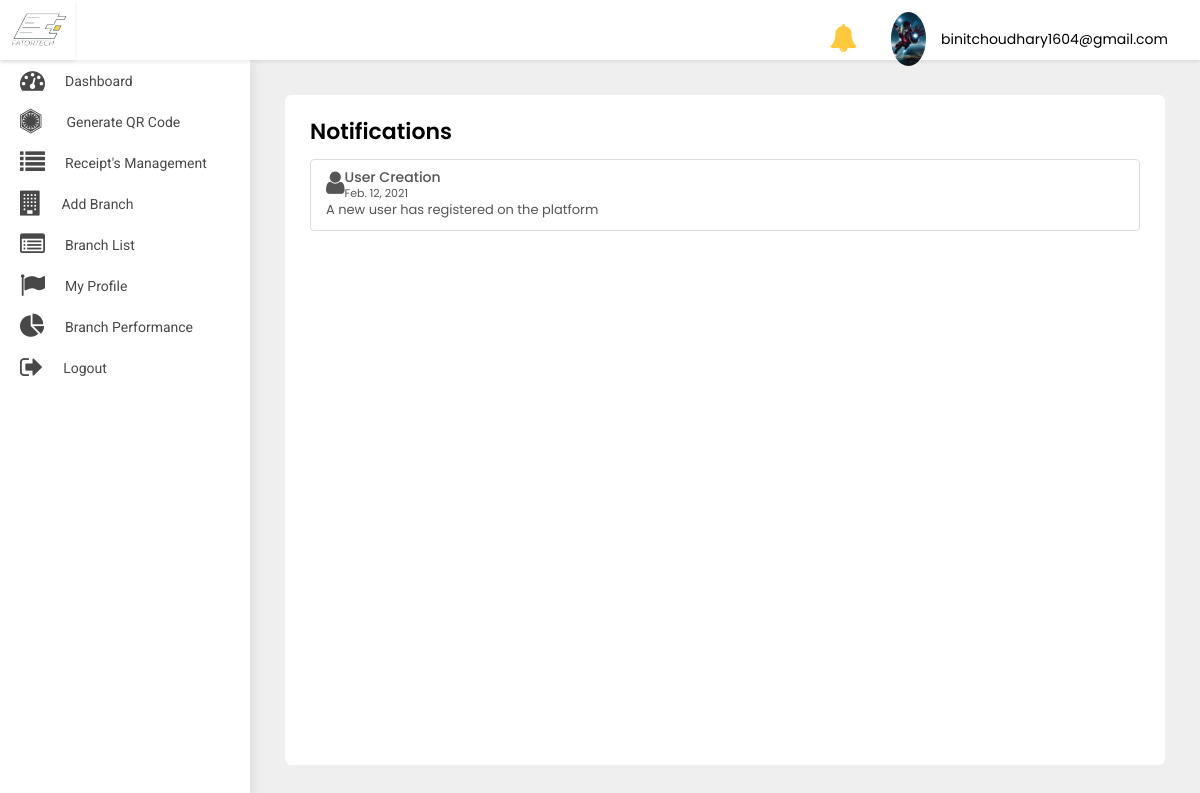
Page /merchant/notification/ (signed in) on the committed database.
### src/models.py (models this page shows)
class User(AbstractBaseUser, PermissionsMixin):
    first_name = models.CharField(default='first name', max_length=100)
    last_name = models.CharField(default='', max_length=100, null=True, blank=True)
    email = models.CharField(default='', max_length=255, unique=True)
    country_code = models.CharField(default='+91', max_length=10)
    phone_number = models.CharField(default='', max_length=18)
    profile_pic = models.ImageField(default='default_profile.png', null=True, blank=True)
    device_token = models.CharField(default='', max_length=500, null=True, blank=True)
    password = models.CharField(default='', max_length=100)
    confirm_password = models.CharField(default='', max_length=100)
    is_merchant = models.BooleanField(default=False)
    is_subadmin = models.BooleanField(default=False)
    created_at = models.DateTimeField(auto_now_add=True)
    is_active = models.BooleanField(default=True)
    is_staff = models.BooleanField(default=False)
    can_manage_merchant = models.BooleanField(default=False)
    can_manage_category = models.BooleanField(default=False)
    can_manage_branch = models.BooleanField(default=False)
    can_manage_receipts = models.BooleanField(default=False)
    can_manage_dashboard = models.BooleanField(default=False)
    objects = UserManager()
    USERNAME_FIELD = 'email'
    class Meta:
        ordering = ('-created_at',)

class UserNotification(models.Model):
    to = models.ForeignKey(User, on_delete=models.CASCADE)
    title = models.CharField(default='title', max_length=200)
    title_in_arabic = models.CharField(default='title', max_length=200)
    body = models.CharField(default='body', max_length=200)
    body_in_arabic = models.CharField(default='body', max_length=200)
    read = models.BooleanField(default=False)
    created_at = models.DateTimeField(auto_now_add=True)
    class Meta:
        ordering = ('-created_at',)

### merchant/views.py (the view)
# urls.py: path('notification/', NotificationView.as_view(), name='notification'),
class NotificationView(LoginRequiredMixin, ListView):
    model = UserNotification
    template_name = 'merchant-notification.html'
    login_url = 'merchant:login'

### merchant/templates/merchant-notification.html (shortened to what this page needs)
{% extends 'base-merchant.html' %}
{% block body %}
<div class="WrapperArea">
    <div class="WrapperBox">
        <div class="Small-Wrapper">
            <h4 class="Title">Notifications</h4>
            <div class="NotificationList">
                {% for object in object_list %}
                {% if object.to.is_superuser %}
                <div class="list-group">
                    <a class="list-group-item list-group-item-action flex-column align-items-start">
                        {% if object.title == 'User Creation' %}
                        <figure class="pull-left"><i class="fa  fa-user fa-2x" aria-hidden="true"></i></figure>
                        {% elif object.title == 'Password Changed' %}
                        <figure class="pull-left"><i class="fa  fa-lock fa-2x" aria-hidden="true"></i></figure>
                        {% elif object.title == 'Phone number Update' %}
                        <figure class="pull-left"><i class="fa  fa-phone fa-2x" aria-hidden="true"></i></figure>
                        {% elif object.title == 'Payment' %}
                        <figure class="pull-left"><i class="fa  fa-money fa-2x" aria-hidden="true"></i></figure>
                        {% elif object.title == 'Profile Update' %}
                        <figure class="pull-left"><i class="fa  fa-user fa-2x" aria-hidden="true"></i></figure>
                        {% else %}
                        <figure class="pull-left ml-5"><i class="fa  fa-shopping-cart fa-2x" aria-hidden="true"></i>
                        </figure>
                        {% endif %}
                        <div class="msg-right">
                            <div class="d-flex w-100 justify-content-between">
                                <h5 class="mb-1">{{object.title}}</h5>
                                <small>{{object.created_at|date:'M. d, Y'}}</small>
                            </div>
                            <p class="mb-1"> {{object.body}}</p>
                        </div>
                    </a>
                </div>
                {% endif %}
                {% endfor %}
            </div>
        </div>
    </div>
</div>
{% endblock body %}

### merchant/templates/base-merchant.html (shortened to what this page needs)
{% load static %}
<head>
    <link type="text/css" rel="stylesheet" href="{% static 'adminpanel/css/style.css' %}">
    <link rel="stylesheet" href="{% static 'adminpanel/css/media.css' %}">
</head>
<body>
<div class="Header">
    <div class="Logo">
        <img src="{% static 'adminpanel/images/logo.jpg' %}">
    </div>
    <div class="Navigation">
        <div class="header-notifications">
            <a href="{% url 'merchant:notification' %}">
                <i class="fa fa-bell fa-2x" aria-hidden="true"></i>
            </a>
        </div>
        <div class="Avater">
            <a href="javascript:void(0);">
                <figure><img src="{{user.profile_pic.url}}"></figure>
                {{user}} </a>
        </div>
    </div>
</div>
<div class="SidenavBar">
    <ul>
        <li class="nav-item nav-link {% if request.resolver_match.view_name  == 'merchant:dashboard' %}active{% endif %}">
            <a href="{% url 'merchant:dashboard'  %}">
                <span><i class="fa fa-tachometer"></i></span> Dashboard
            </a>
        </li>
        <li class="nav-item nav-link {% if request.resolver_match.view_name  == 'merchant:create-order' %}active{% endif %}">
            <a href="{% url 'merchant:create-order'  %}">
                <span><i class="fa fa-first-order"></i></span>Generate QR Code
            </a>
        </li>
        <li class="nav-item nav-link {% if request.resolver_match.view_name  == 'merchant:order-list' %}active{% endif %}">
            <a href="{% url 'merchant:order-list'  %}">
                <span><i class="fa fa-list"></i></span> Receipt's Management
            </a>
        </li>
        <li class="nav-item nav-link {% if request.resolver_match.view_name  == 'merchant:add-branch' %}active{% endif %}">
            <a href="{% url 'merchant:add-branch'  %}">
                <span><i class="fa fa-building"></i></span> Add Branch
            </a>
        </li>
        <li class="nav-item nav-link {% if request.resolver_match.view_name  == 'merchant:branch-list' %}active{% endif %}">
            <a href="{% url 'merchant:branch-list'  %}">
                <span><i class="fa fa fa-list-alt"></i></span>Branch List
            </a>
        </li>
        <li class="nav-item nav-link {% if request.resolver_match.view_name  == 'merchant:profile' %}active{% endif %}">
            <a href="{% url 'merchant:profile'  %}">
                <span><i class="fa fa-flag"></i></span> My Profile
            </a>
        </li>
        <li class="nav-item nav-link {% if request.resolver_match.view_name  == 'merchant:branch-performance' %}active{% endif %}">
            <a href="{% url 'merchant:branch-performance'  %}">
                <span><i class="fa fa-pie-chart"></i></span> Branch Performance
            </a>
        </li>
        <li class="nav-item nav-link {% if request.resolver_match.view_name  == 'logout' %}active{% endif %}">
            <a href="{% url 'merchant:logout' %}">
                <span><i class="fa fa-sign-out"></i></span>
                <p>Logout</p>
            </a>
        </li>
    </ul>
</div>
{% block body %}
{% endblock body %}
</body>
</html>

### static/adminpanel/css/style.css (style rules this page uses)
body { margin: 0; padding: 0; font-family: 'Poppins', sans-serif !important; font-size: 13px; color: #3a3a3a; font-weight: 400; }
* { margin: 0px; padding: 0px; }
header, footer, aside, article, section, detail, nav, figure { position: relative; }
h1, h2, h3, h4, h5, h6, p { margin: 0; padding: 0; }
ul, li, ol { list-style-type: none; margin: 0; padding: 0; }
a { text-decoration: none; outline: none; }
img { border: 0; outline: none; max-width: 100%; }
p { margin: 0; padding: 0; }
.Header { box-shadow: 0 2px 4px rgba(0, 0, 0, .08); -webkit-box-shadow: 0 2px 4px rgba(0, 0, 0, .08); position: fixed; width: 100%; left: 0; top: 0; background-color: #fff; z-index: 99 }
.Header .Logo { width: 75px; text-align: center; padding: 5px 0; float: left; height: 60px; box-shadow: 0 2px 4px rgba(0, 0, 0, .08); }
.Header .Logo img { height: 100%; width: 100%; object-fit: cover; }
.Header .Navigation { transition: all 0.2s ease; margin-left: 235px; padding: 7px 3.2rem; width: calc(100% - 235px); text-align: right; height: 60px }
.Header .Navigation .Avater { margin: 5px 0 5px 30px; position: relative; display: inline-block }
.Header .Navigation .Avater a { display: flex; align-items: center; font-size: 14px; color: #000 }
.Header .Navigation .Avater a figure { width: 35px; border-radius: 50%; margin: 0 15px 0 0; overflow: hidden }
.Header .Navigation .header-notifications { margin: 5px 0 5px 30px; position: relative; display: inline-block; top:5px; }
.Header .Navigation .header-notifications a { display: flex; align-items: center; font-size: 14px; color: #fec93d; }
.SidenavBar { height: calc(100% - 60px); position: fixed; width: 250px; top: 60px; padding: 0; overflow: auto; box-shadow: 0 0 15px rgba(0, 0, 0, .1); background-color: #fff; z-index: 2; transition: 0.2s all ease-in-out; }
.SidenavBar ul { margin: 0 }
.SidenavBar ul li { margin: 0 }
.SidenavBar ul li a { display: flex; cursor: pointer; padding: 8px 20px 8px 20px; transition: 0.2s all ease-in-out; color: #484848; font-family: "Roboto"; font-size: 14px; text-transform: capitalize; position: relative; align-items: center; overflow: hidden; white-space: nowrap; }
.SidenavBar ul li a span { font-size: 25px; margin-right: 20px; }
.SidenavBar ul li:nth-child(2) a span { margin-right: 25px; }
.WrapperArea { margin-left: 250px; flex: 1 1 auto; display: flex; flex-direction: column; margin-top: 60px; transition: 0.2s all ease-in-out; background-color: #efefef; }
.WrapperArea .WrapperBox { padding: 35px; background-color: #efefef; min-height: calc(100vh - 60px) }
.Small-Wrapper { background-color: #fff; padding: 25px; border-radius: 6px; height: 100%; min-height: calc(100vh - 130px); }
h4.Title { margin: 0 0 15px; font-weight: 600; color: #000; text-transform: capitalize; font-size: 22px; display:inline-block; }

### rows in the picture
User: profile_pic (placeholder picture), email "binitchoudhary1604@gmail.com"
UserNotification: title "User Creation", created_at "Feb. 12, 2021", body "A new user has registered on the platform"
